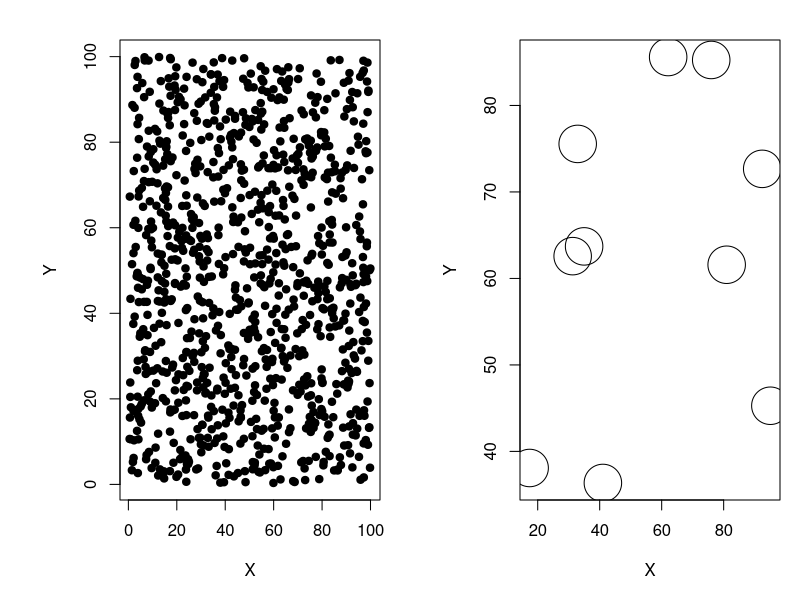
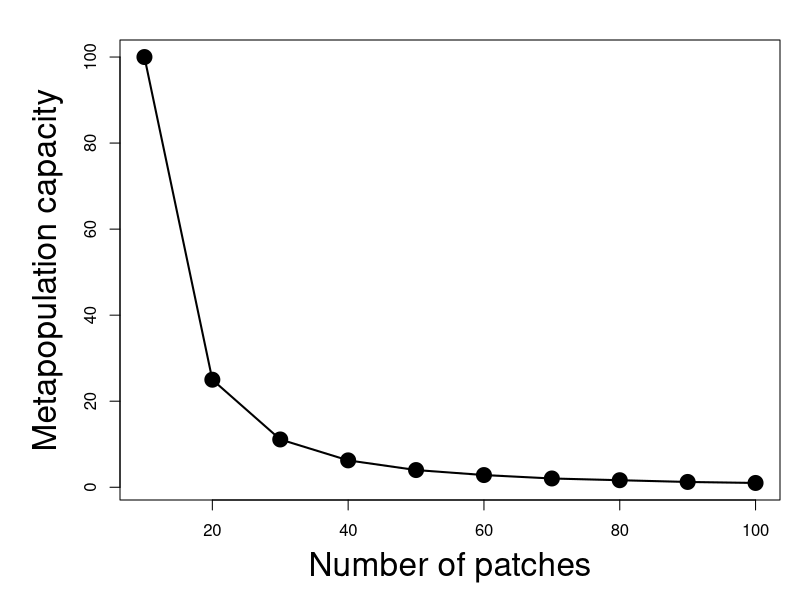

The R source for these figures, in order:

######################
# Figure 1
######################

# Dispersal parameters
alpha = 5

# Total patch area
A = 100

dev.new(width = 16, height = 8)
par(mfrow = c(1,2),mar = c(5,6,2,1))

# Scenario 1 : 1000 patches
N1 = 1000
a1 = numeric(N1)+A/N1
xy1 = cbind(runif(N1,0,100), runif(N1, 0, 100))
plot(xy1[,1], xy1[,2], xlab = "X", ylab = "Y", pch = 19)

# Scenario 2 : 10 patches
N2 = 10
a2 = numeric(N2)+A/N2
xy2 = cbind(runif(N2,0,100), runif(N2, 0, 100))
plot(xy2[,1], xy2[,2], xlab = "X", ylab = "Y", pch = 1, cex = 5)

dev.copy2pdf(file = "Figs/figure1.pdf")

######################
# Figure 2
######################

# Sequence of patch number 
Nseq = seq(10,100,10)
res = length(Nseq)

for(i in 1:length(Nseq)) {
    a = numeric(Nseq[i])+A/Nseq[i]
    xy = cbind(runif(Nseq[i],0,100), runif(Nseq[i], 0, 100))
    d = exp(-alpha*as.matrix(dist(xy)))
    M = diag(a)%*%d * d%*%diag(a)    
    res[i] = eigen(M)$values[1]
}

dev.new(width = 8, height = 7)
par(mar = c(5,6,2,1))
plot(Nseq, res, type = "l", xlab = "Number of patches", ylab = "Metapopulation capacity", cex.lab = 2, lwd = 2)
points(Nseq, res, pch = 19, cex = 2)
dev.copy2pdf(file = "Figs/figure2.pdf")
